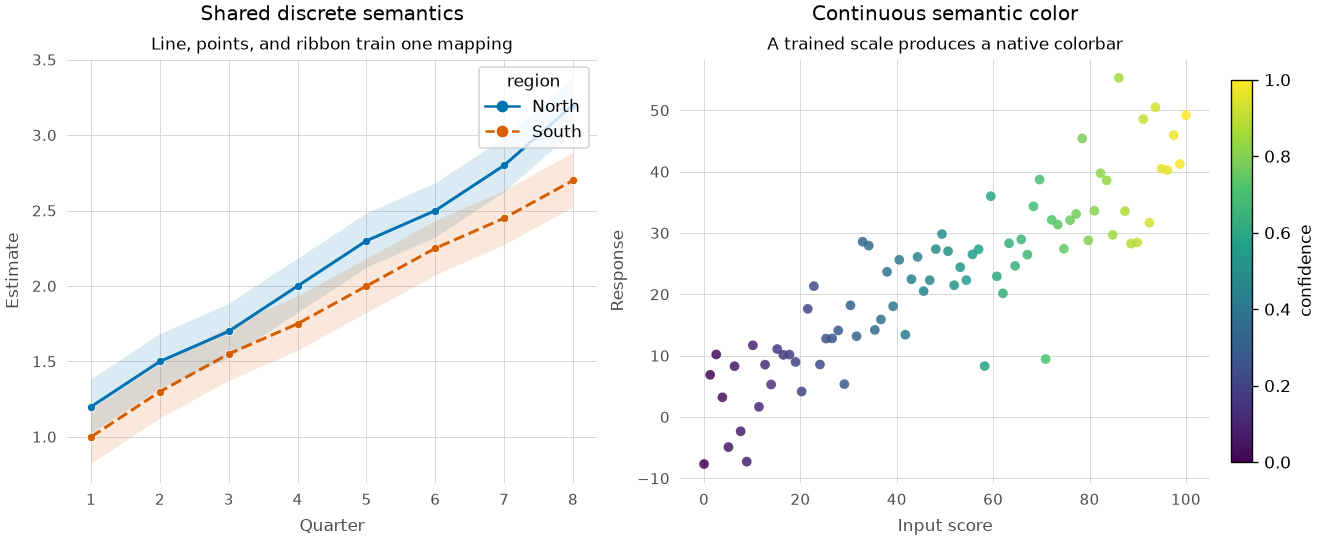

This chart was generated by the following Python code:
"""Generate the checked-source v0.5 semantic-rendering gallery."""

from __future__ import annotations

import argparse
from pathlib import Path

import matplotlib

matplotlib.use("Agg")
import matplotlib.pyplot as plt
import numpy as np
import pandas as pd
from matplotlib.figure import Figure

import ggstyle as gs


def semantic_figure() -> Figure:
    """Build native semantic layers with automatic legends and colorbars."""

    with gs.theme(gs.theme_spec("minimal", base_size=10)):
        figure, axes = plt.subplots(
            1,
            2,
            figsize=(11, 4.5),
            dpi=120,
            layout="constrained",
        )

    periods = np.arange(1, 9)
    series = ("North", "South")
    centers = (
        np.array([1.2, 1.5, 1.7, 2.0, 2.3, 2.5, 2.8, 3.2]),
        np.array([1.0, 1.3, 1.55, 1.75, 2.0, 2.25, 2.45, 2.7]),
    )
    interval = pd.DataFrame(
        {
            "period": np.tile(periods, len(series)),
            "estimate": np.concatenate(centers),
            "low": np.concatenate([center - 0.18 for center in centers]),
            "high": np.concatenate([center + 0.18 for center in centers]),
            "region": np.repeat(series, len(periods)),
        }
    )
    left = axes[0]
    gs.ribbon(
        interval,
        x="period",
        lower="low",
        upper="high",
        color="region",
        alpha=0.14,
        ax=left,
    )
    gs.line(
        interval,
        x="period",
        y="estimate",
        color="region",
        linestyle="region",
        style={"linewidth": 1.8},
        ax=left,
    )
    gs.points(
        interval,
        x="period",
        y="estimate",
        color="region",
        style={"size": 25, "edgecolor": "white", "linewidth": 0.5},
        ax=left,
    )
    gs.guides(left)
    gs.finish(
        left,
        title="Shared discrete semantics",
        subtitle="Line, points, and ribbon train one mapping",
        x=gs.axis(title="Quarter"),
        y=gs.axis(title="Estimate"),
    )

    rng = np.random.default_rng(20260915)
    score = np.linspace(0, 100, 80)
    response = 0.45 * score + rng.normal(0, 7, len(score))
    observations = pd.DataFrame(
        {"score": score, "response": response, "confidence": score / 100}
    )
    right = axes[1]
    gs.points(
        observations,
        x="score",
        y="response",
        color="confidence",
        style={"size": 34, "alpha": 0.85, "edgecolor": "none"},
        ax=right,
    )
    gs.guides(right)
    gs.finish(
        right,
        title="Continuous semantic color",
        subtitle="A trained scale produces a native colorbar",
        x=gs.axis(title="Input score"),
        y=gs.axis(title="Response"),
    )
    return figure


def render(output_directory: Path) -> tuple[Path, ...]:
    """Render the semantic gallery into an existing output directory."""

    destination = output_directory / "semantic_gallery.png"
    figure = semantic_figure()
    try:
        gs.save(
            figure,
            destination,
            width=11,
            height=4.5,
            dpi=120,
            bbox="standard",
            metadata={"Creator": "ggstyle v0.5 semantic gallery"},
            overwrite=True,
        )
    finally:
        plt.close(figure)
    return (destination,)


def main() -> None:
    """Render the gallery beside this script or into an explicit directory."""

    parser = argparse.ArgumentParser(description=__doc__)
    parser.add_argument("--output-dir", type=Path, default=Path(__file__).parent)
    arguments = parser.parse_args()
    for path in render(arguments.output_dir):
        print(path)


if __name__ == "__main__":
    main()
